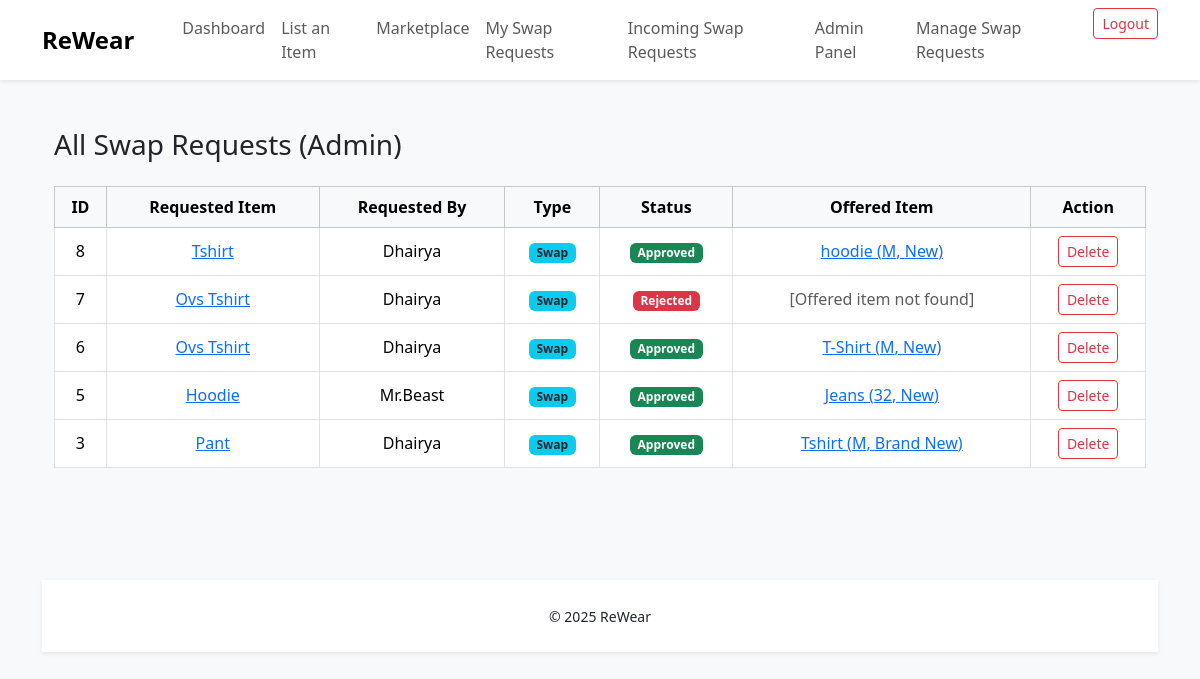
/admin/swap_requests (signed in), run on an earlier commit of the app's database.
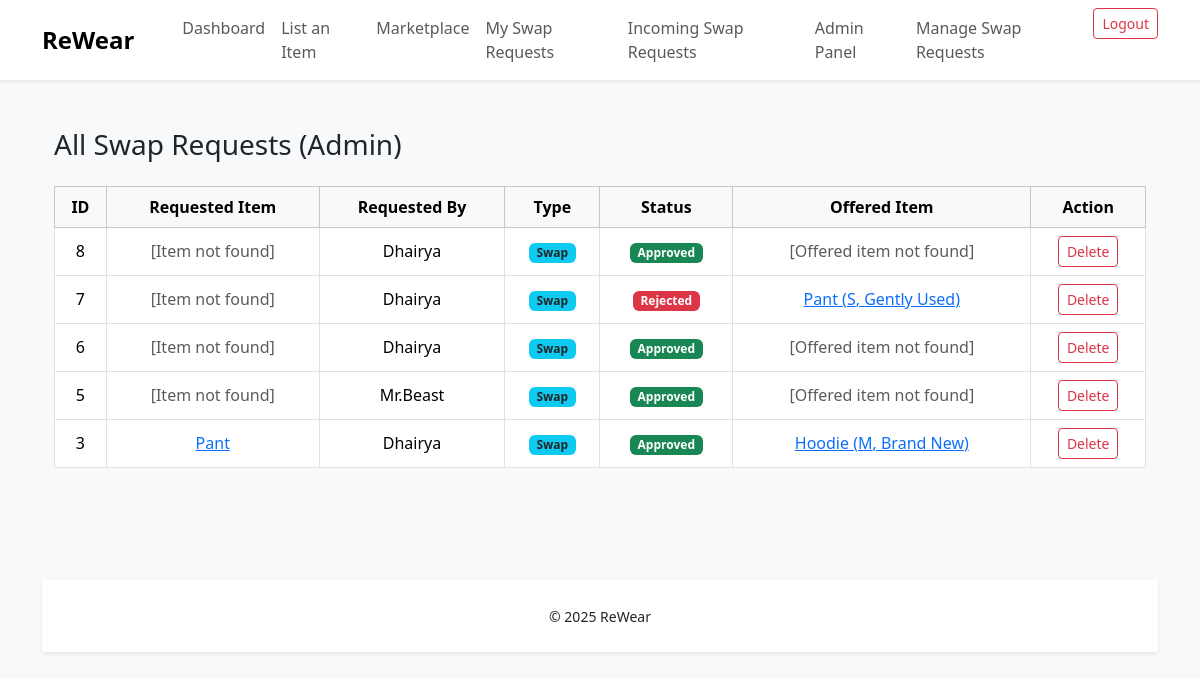
And on a later commit of the database.
### models/models.py (models this page shows)
class SwapRequest(db.Model):
    id = db.Column(db.Integer, primary_key=True)
    item_id = db.Column(db.Integer, db.ForeignKey('item.id'), nullable=False)  # item to be received
    requester_id = db.Column(db.Integer, db.ForeignKey('user.id'), nullable=False)
    offered_item_id = db.Column(db.Integer, db.ForeignKey('item.id'), nullable=True)  # item offered in swap
    type = db.Column(db.String(10))  # 'swap' or 'buy'
    status = db.Column(db.String(20), default='pending')

class Item(db.Model):
    id = db.Column(db.Integer, primary_key=True)
    title = db.Column(db.String(100), nullable=False)
    description = db.Column(db.Text, nullable=False)
    category = db.Column(db.String(50))
    type = db.Column(db.String(50))
    size = db.Column(db.String(20))
    condition = db.Column(db.String(50))
    tags = db.Column(db.String(100))
    image_filename = db.Column(db.String(100))
    uploader_id = db.Column(db.Integer, db.ForeignKey('user.id'), nullable=False)
    status = db.Column(db.String(20), default='available')

class User(UserMixin, db.Model):
    id = db.Column(db.Integer, primary_key=True)
    name = db.Column(db.String(100))  # Add this line
    email = db.Column(db.String(150), unique=True, nullable=False)
    password = db.Column(db.String(256), nullable=False)
    points = db.Column(db.Integer, default=0)
    is_admin = db.Column(db.Boolean, default=False)
    items = db.relationship('Item', backref='uploader', lazy=True)

### app.py (the view)
@app.route('/admin/swap_requests')
@login_required
def admin_swap_requests():
    if not current_user.is_admin:
        abort(403)
    swap_requests = SwapRequest.query.order_by(SwapRequest.id.desc()).all()
    item_ids = set()
    user_ids = set()
    for req in swap_requests:
        item_ids.add(req.item_id)
        if req.offered_item_id:
            item_ids.add(req.offered_item_id)
        user_ids.add(req.requester_id)
    items = {item.id: item for item in Item.query.filter(Item.id.in_(item_ids)).all()}
    users = {user.id: user for user in User.query.filter(User.id.in_(user_ids)).all()}
    return render_template(
        'admin_swap_requests.html',
        swap_requests=swap_requests,
        items=items,
        users=users
    )

### app.py (called while the page is built)
@login_manager.user_loader
def load_user(user_id):
    return User.query.get(int(user_id))

### templates/admin_swap_requests.html (shortened to what this page needs)
{% extends "base.html" %}
{% block content %}
<!DOCTYPE html>
<html lang="en">
<head>
  <link href="https://cdn.jsdelivr.net/npm/bootstrap@5.3.3/dist/css/bootstrap.min.css" rel="stylesheet">
  <link rel="stylesheet" href="{{ url_for('static', filename='css/style.css') }}">
</head>
<body>
<div class="container py-5">
  <h3 class="mb-4">All Swap Requests (Admin)</h3>
  {% if swap_requests %}
  <div class="table-responsive">
    <table class="table table-bordered table-hover align-middle text-center">
      <thead class="table-light">
        <tr>
          <th>ID</th>
          <th>Requested Item</th>
          <th>Requested By</th>
          <th>Type</th>
          <th>Status</th>
          <th>Offered Item</th>
          <th>Action</th>
        </tr>
      </thead>
      <tbody>
        {% for req in swap_requests %}
        <tr>
          <td>{{ req.id }}</td>
          <td>
            {% set requested_item = items.get(req.item_id) %}
            {% if requested_item %}
              <a href="{{ url_for('item_detail', item_id=requested_item.id) }}">
                {{ requested_item.title }}
              </a>
            {% else %}
              <span class="text-muted">[Item not found]</span>
            {% endif %}
          </td>
          <td>
            {% set requester = users.get(req.requester_id) %}
            {% if requester %}
              {{ requester.name or requester.email }}
            {% else %}
              <span class="text-muted">[User not found]</span>
            {% endif %}
          </td>
          <td>
            <span class="badge bg-info text-dark">{{ req.type|capitalize }}</span>
          </td>
          <td>
            {% if req.status == 'pending' %}
              <span class="badge bg-warning text-dark">Pending</span>
            {% elif req.status == 'approved' %}
              <span class="badge bg-success">Approved</span>
            {% elif req.status == 'rejected' %}
              <span class="badge bg-danger">Rejected</span>
            {% else %}
              <span class="badge bg-secondary">{{ req.status|capitalize }}</span>
            {% endif %}
          </td>
          <td>
            {% if req.type == 'swap' %}
              {% if req.offered_item_id %}
                {% set offered_item = items.get(req.offered_item_id) %}
                {% if offered_item %}
                  <a href="{{ url_for('item_detail', item_id=offered_item.id) }}">
                    {{ offered_item.title }} ({{ offered_item.size }}, {{ offered_item.condition }})
                  </a>
                {% else %}
                  <span class="text-muted">[Offered item not found]</span>
                {% endif %}
              {% else %}
                <span class="text-muted">[No item offered]</span>
              {% endif %}
            {% else %}
              <span class="text-muted">[Not applicable]</span>
            {% endif %}
          </td>
          <td>
            <form method="post" action="{{ url_for('delete_swap_request', swap_id=req.id) }}" onsubmit="return confirm('Are you sure you want to delete this swap request?');">
              <button type="submit" class="btn btn-sm btn-outline-danger">Delete</button>
            </form>
          </td>
        </tr>
        {% endfor %}
      </tbody>
    </table>
  </div>
  {% else %}
    <div class="alert alert-warning text-center">No swap requests found.</div>
  {% endif %}
</div>
<footer class="text-center p-4 bg-white shadow-sm mt-5">
  <small>&copy; 2025 ReWear</small>
</footer>
</body>
</html>
{% endblock %}

### templates/base.html (shortened to what this page needs)
<!DOCTYPE html>
<html lang="en">
<head>
    <link rel="stylesheet" href="{{ url_for('static', filename='css/style.css') }}">
    <link href="https://cdn.jsdelivr.net/npm/bootstrap@5.3.3/dist/css/bootstrap.min.css" rel="stylesheet">
</head>
<body>
    <nav class="navbar navbar-expand-lg navbar-light bg-white shadow-sm">
    <div class="container">
        <a class="navbar-brand" href="{{ url_for('index') }}">ReWear</a>
        <div class="collapse navbar-collapse" id="mainNavbar">
        <ul class="navbar-nav ms-4 mb-2 mb-lg-0">
            {% if current_user.is_authenticated %}
            <li class="nav-item"><a class="nav-link" href="{{ url_for('dashboard') }}">Dashboard</a></li>
            <li class="nav-item"><a class="nav-link" href="{{ url_for('add_item') }}">List an Item</a></li>
            <li class="nav-item"><a class="nav-link" href="{{ url_for('marketplace') }}">Marketplace</a></li>
            <li class="nav-item"><a class="nav-link" href="{{ url_for('my_swap_requests') }}">My Swap Requests</a></li>
            <li class="nav-item"><a class="nav-link" href="{{ url_for('incoming_swap_requests') }}">Incoming Swap Requests</a></li>
            {% if current_user.is_admin %}
                <li class="nav-item"><a class="nav-link" href="{{ url_for('admin.admin_panel') }}">Admin Panel</a></li>
                <li class="nav-item"><a class="nav-link" href="{{ url_for('admin_swap_requests') }}">Manage Swap Requests</a></li>
            {% endif %}
            <li class="nav-item">
                <a href="{{ url_for('logout') }}" class="btn btn-outline-danger btn-sm ms-2">Logout</a>
            </li>
            {% else %}
            <li class="nav-item"><a class="nav-link" href="{{ url_for('login') }}">Login</a></li>
            <li class="nav-item"><a class="nav-link" href="{{ url_for('register') }}">Register</a></li>
            {% endif %}
        </ul>
        </div>
    </div>
    </nav>
    <div class="container">
        {% block content %}{% endblock %}
    </div>
</body>
</html>

### static/css/style.css (style rules this page uses)
body { font-family: 'Segoe UI', sans-serif; background-color: #f8f9fa; }
.navbar-brand { font-weight: bold; font-size: 1.5rem; }
footer { margin-top: 2rem; background-color: #fff; }

What changed in the data, as far as the page shows it:
removed Item: title "Tshirt"
removed Item: title "hoodie", size "M", condition "New"
removed Item: title "Ovs Tshirt"
removed Item: title "T-Shirt", size "M", condition "New"
removed Item: title "Hoodie"
removed Item: title "Jeans", size "32", condition "New"
computed for SwapRequest id 8: text "( , )" → "[Item not found] [Offered item not found]"
computed for SwapRequest id 7: text "[Offered item not found]" → "[Item not found] ( , )"
added Item: title "Pant", size "S", condition "Gently Used"
computed for SwapRequest id 6: text "( , )" → "[Item not found] [Offered item not found]"
computed for SwapRequest id 5: text "( , )" → "[Item not found] [Offered item not found]"
changed Item "Brand New": title "Tshirt" → "Hoodie"
